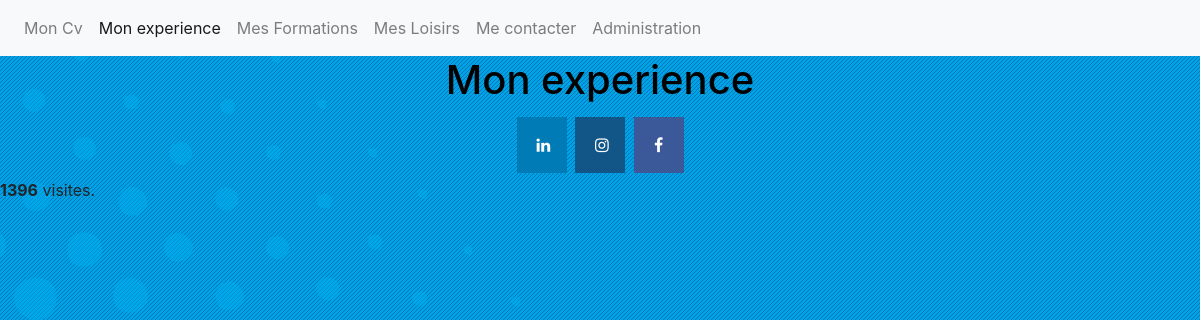
Before: /index.php?page=exp with the older database file.
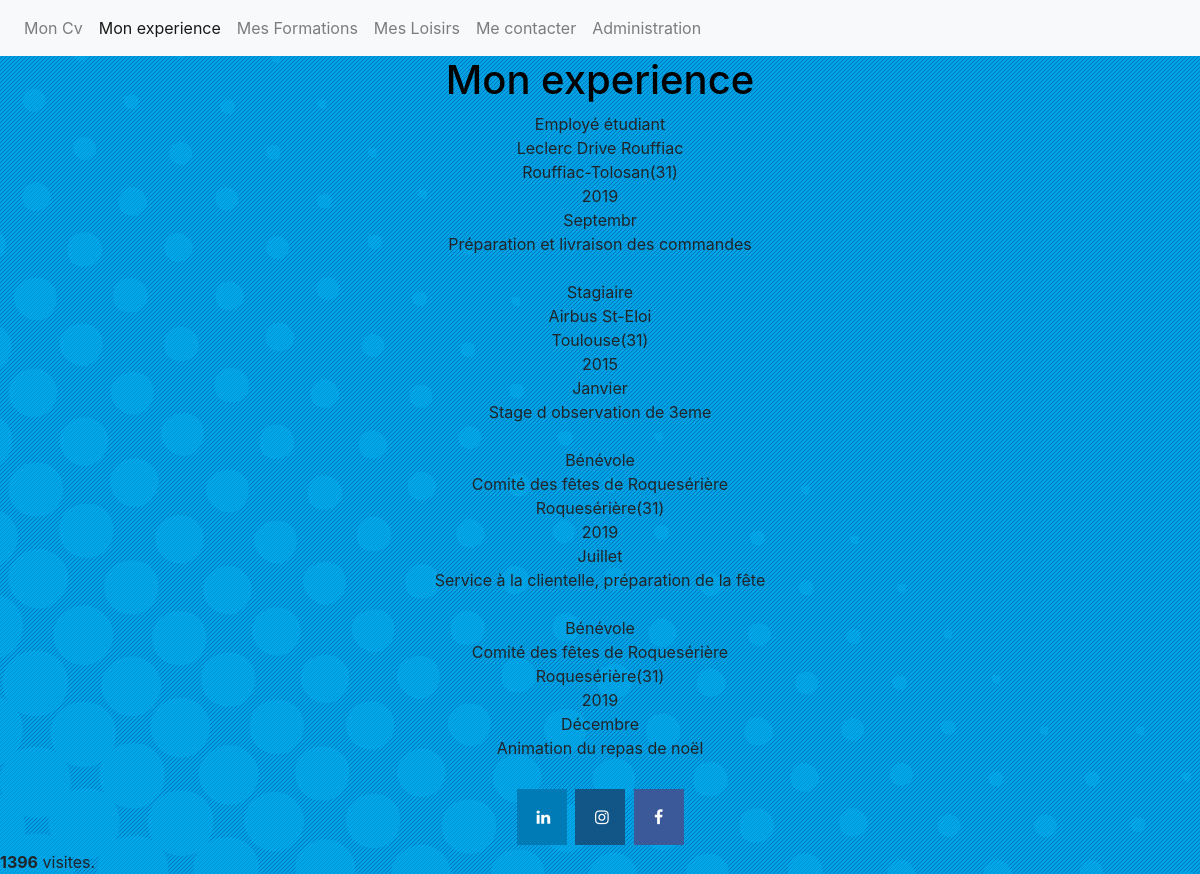
After: the same page with the newer database file.
### tables this page shows
CREATE TABLE IF NOT EXISTS `exp` (
  `id` int(11) NOT NULL AUTO_INCREMENT,
  `poste` varchar(1024) DEFAULT NULL,
  `entreprise` varchar(1024) DEFAULT NULL,
  `lieu` varchar(1024) DEFAULT NULL,
  `annee` varchar(1024) DEFAULT NULL,
  `mois` varchar(1024) DEFAULT NULL,
  `description` varchar(1024) DEFAULT NULL,
  PRIMARY KEY (`id`)
);

### includes/data.php (called while the page is built, shortened)
<?php
$pagesTitles = [
    'main' => 'Mon Cv',
    'exp' => 'Mon experience',
    'formations' => 'Mes Formations',
    'loisirs' => 'Mes Loisirs',
    'form' => 'Me contacter',
    'Admin' => 'Administration',
];

### includes/functions.php (called while the page is built, shortened)
<?php
require 'includes/data.php';
function getTitle($page){
    global $pagesTitles;
    return $pagesTitles[$page];
}
function getBody($page){
    include "pages/$page.php";
}
function getFooter($page){
    include 'partials/footer.php';
}
function getPages(){
    global $pagesTitles;
    return array_keys($pagesTitles);
}
    ?>

### pages/exp.php (the view, shortened to what this page needs)
<div style="text-align: center;">
  <?php
try {
    $bdd = new PDO('mysql:host=localhost;dbname=cv-Loick;charset=utf8', "root", '');
}
catch(Exception $e) {
    die('Erreur : '.$e->getMessage());
}
$reponse = $bdd->query('SELECT poste, entreprise, lieu, annee, mois, description FROM exp');
while ($donnees = $reponse->fetch()) {
	echo $donnees["poste"] . '<br />';
	echo $donnees["entreprise"] . '<br />';
    echo $donnees["lieu"] . '<br />';
    echo $donnees["annee"] . '<br />';
    echo $donnees["mois"] . '<br />';
    echo $donnees["description"] . '<br />';
	echo '<br />';
}
?>
</div>

### index.php (shortened to what this page needs)
<?php
    require_once 'includes/functions.php';
    $page = 'main';
    if(isset($_GET['page'])){
        $page = $_GET['page'];
    }
?>
<!doctype html>
<html lang="fr">
  <head>
    <link rel="stylesheet" href="https://stackpath.bootstrapcdn.com/bootstrap/4.3.1/css/bootstrap.min.css">
    <link rel="stylesheet" href="assets/css/style.css">
      <link rel="stylesheet" href="https://cdnjs.cloudflare.com/ajax/libs/font-awesome/4.7.0/css/font-awesome.min.css">
  </head>
  <body class="first" style= "background-image: url('/assets/images/background-site-1.jpg');">
  <?php require 'partials/navbar.php';
        require 'includes/compteur.php';?>
    <h1 class="center" style="color: black;"> <?= getTitle($page) ?> </h1>
    <div class="container">
    <?= getBody($page) ?>
    </div>
    <footer style="text-align: center">
        <?= getFooter($page) ?>
    </footer>
  <div>
      <?= compteurVisites() ?>
  </div>
  </body>
</html>

### partials/navbar.php (shortened to what this page needs)
<?php
  require_once 'includes/functions.php';
?>
<nav class="navbar navbar-expand-lg navbar-light bg-light">
  <div class="collapse navbar-collapse" id="navbarNav">
    <ul class="navbar-nav">
      <?php foreach(getPages() as $navPage):
        $active = "";
        if($page == $navPage){
          $active = "active";
        }
        ?>
        <li class="nav-item <?= $active ?>">
          <a class="nav-link" href="index.php?page=<?= $navPage ?>"> <?= getTitle($navPage) ?> <span class="sr-only">(current)</span></a>
        </li>
      <?php endforeach ?>
    </ul>
  </div>
</nav>

### partials/footer.php
<footer>
    <a href="#" class="fa fa-linkedin"></a>
    <a href="https://www.instagram.com/loick_odry/" class="fa fa-instagram"></a>
    <a href="#" class="fa fa-facebook"></a>
</footer>

### includes/compteur.php (shortened to what this page needs)
<?php
function compteurVisites()
{
    if (file_exists('compteur_visites.txt')) {
        $compteur_f = fopen('compteur_visites.txt', 'r+');
        $compte = fgets($compteur_f);
    } else {
        $compteur_f = fopen('compteur_visites.txt', 'a+');
        $compte = 0;
    }
    if (!isset($_SESSION['compteur_de_visite'])) {
        $compte++;
    }
    echo '<strong>' . $compte . '</strong> visites.';
}
?>

### assets/css/style.css (style rules this page uses)
.fa { padding: 20px; font-size: 30px; width: 50px; text-align: center; text-decoration: none; margin: 5px 2px; }
.fa-facebook { background: #3B5998; color: white; }
.fa-linkedin { background: #007bb5; color: white; }
.fa-instagram { background: #125688; color: white; }
.center { text-align: center; }

Changed rows visible on the page:
added exp: poste "Employé étudiant", entreprise "Leclerc Drive Rouffiac", lieu "Rouffiac-Tolosan(31)", annee "2019", mois "Septembr", description "Préparation et livraison des commandes"
added exp: poste "Stagiaire", entreprise "Airbus St-Eloi", lieu "Toulouse(31)", annee "2015", mois "Janvier", description "Stage d observation de 3eme"
added exp: poste "Bénévole", entreprise "Comité des fêtes de Roquesérière", lieu "Roquesérière(31)", annee "2019", mois "Juillet", description "Service à la clientelle, préparation de la fête"
added exp: poste "Bénévole", entreprise "Comité des fêtes de Roquesérière", lieu "Roquesérière(31)", annee "2019", mois "Décembre", description "Animation du repas de noël"
